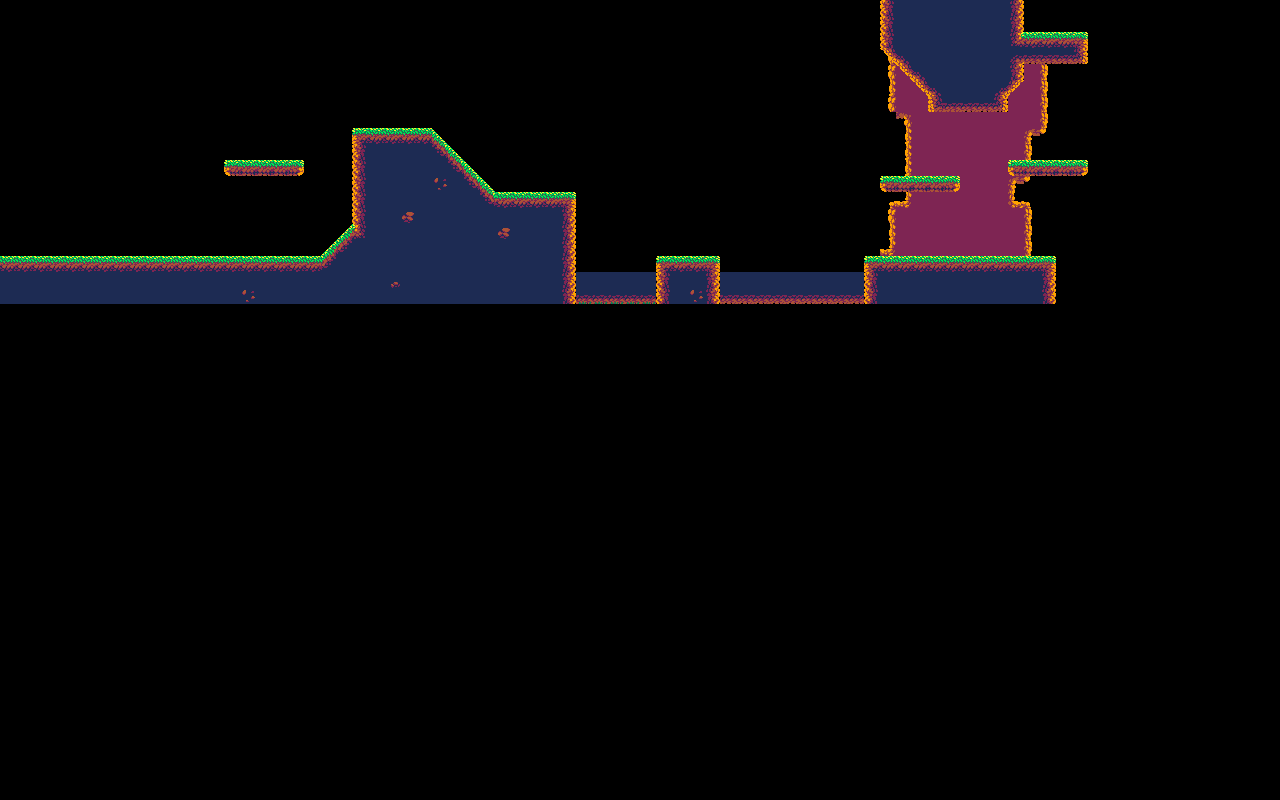

Tiled map render using the project's own tile images. Description and the map definition, with tile-layer contents summarised, below:
An orthogonal 80x50 tile map with 16x16 px tiles, 2 tile layers (Tile Layer 1, middle layer), 3 tilesets.

<map version="1.10" tiledversion="1.12.1" orientation="orthogonal" renderorder="right-down" width="80" height="50" tilewidth="16" tileheight="16" infinite="0" nextlayerid="7" nextobjectid="1">
 <tileset firstgid="1" name="Grassland_Terrain_47Tiles" tilewidth="16" tileheight="16" tilecount="48" columns="12">
  <image source="Downloads/Multi_Platformer_Tileset_Free/Multi_Platformer_Tileset_Free/GrassLand/Terrain/Grassland_Terrain_47Tiles.png" width="192" height="64" />
 </tileset>
 <tileset firstgid="49" name="Grassland_Terrain_BgdTiles" tilewidth="16" tileheight="16" tilecount="24" columns="4">
  <image source="Downloads/Multi_Platformer_Tileset_Free/Multi_Platformer_Tileset_Free/GrassLand/Terrain/Grassland_Terrain_BgdTiles.png" width="64" height="96" />
 </tileset>
 <tileset firstgid="73" name="Grassland_Terrain_ExtraTiles" tilewidth="16" tileheight="16" tilecount="96" columns="16">
  <image source="Downloads/Multi_Platformer_Tileset_Free/Multi_Platformer_Tileset_Free/GrassLand/Terrain/Grassland_Terrain_ExtraTiles.png" width="256" height="96" />
 </tileset>
 <layer id="1" name="Tile Layer 1" width="80" height="50">
  <data>[4000 cells, 133 non-empty, 16 distinct tile ids]</data>
 </layer>
 <layer id="3" name="middle layer" width="80" height="50">
  <data>[4000 cells, 324 non-empty, 26 distinct tile ids]</data>
 </layer>
 <objectgroup id="4" name="Object Layer 1" />
</map>
